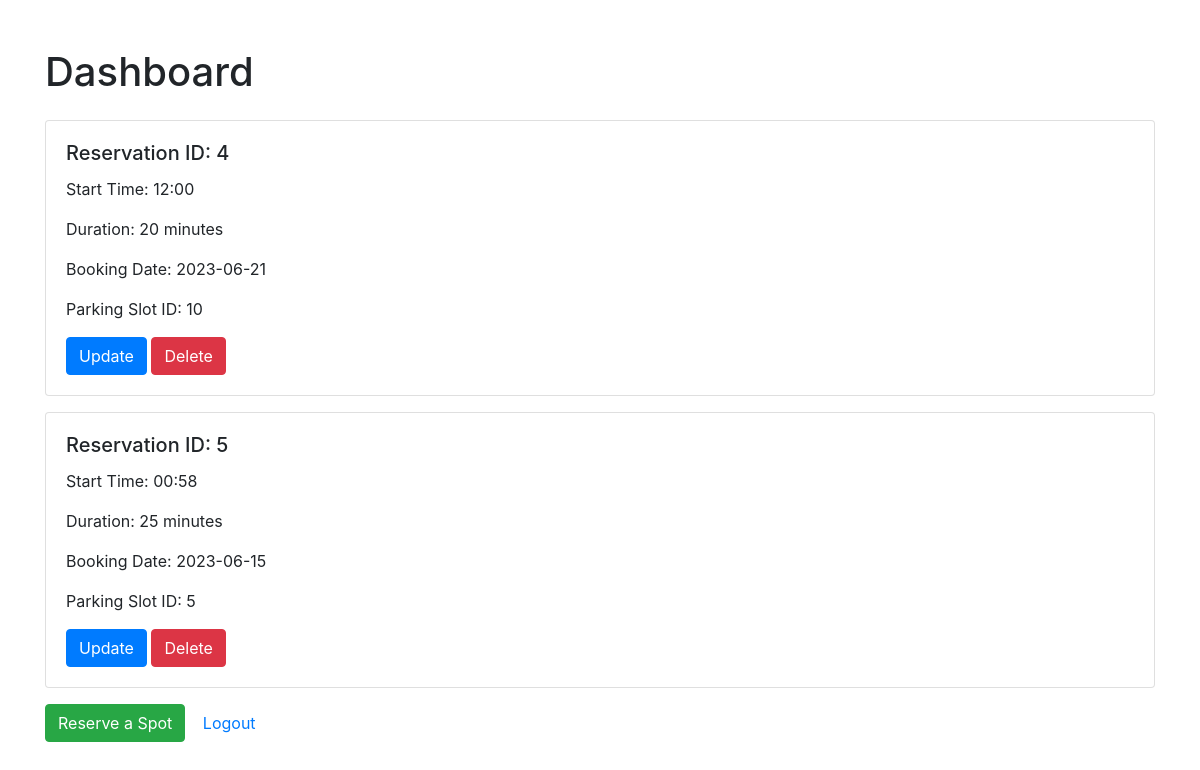
/dashboard (signed in), run on the app's committed database.
### tables this page shows
CREATE TABLE parking_slot_reservation (parking_slot_reservation_id INTEGER PRIMARY KEY AUTOINCREMENT, customer_id INTEGER NOT NULL, start_time TIMESTAMP NOT NULL, duration_in_minutes INTEGER NOT NULL, booking_date DATE NOT NULL, parking_slot_id INTEGER NOT NULL, FOREIGN KEY (customer_id) REFERENCES customer (customer_id), FOREIGN KEY (parking_slot_id) REFERENCES parking_slot (parking_slot_id));

### app.py (the view)
@app.route('/dashboard')
def dashboard():
    if 'customer_id' in session:
        customer_id = session['customer_id']
        conn = sqlite3.connect('parking.db')
        cur = conn.cursor()
        cur.execute('SELECT * FROM parking_slot_reservation WHERE customer_id = ?', (customer_id,))
        reservations = cur.fetchall()
        return render_template('dashboard.html', reservations=reservations)
    else:
        return redirect(url_for('login'))

### templates/dashboard.html (shortened to what this page needs)
<!DOCTYPE html>
<html>
<head>
    <link rel="stylesheet" href="https://stackpath.bootstrapcdn.com/bootstrap/4.5.0/css/bootstrap.min.css">
</head>
<body>
    <div class="container">
        <h1 class="mt-5 mb-4">Dashboard</h1>
        {% for reservation in reservations %}
        <div class="card mb-3">
            <div class="card-body">
                <h5 class="card-title">Reservation ID: {{ reservation[0] }}</h5>
                <p class="card-text">Start Time: {{ reservation[2] }}</p>
                <p class="card-text">Duration: {{ reservation[3] }} minutes</p>
                <p class="card-text">Booking Date: {{ reservation[4] }}</p>
                <p class="card-text">Parking Slot ID: {{ reservation[5] }}</p>
                <a href="{{ url_for('update_reservation', reservation_id=reservation[0]) }}" class="btn btn-primary">Update</a>
                <a href="{{ url_for('delete_reservation', reservation_id=reservation[0]) }}" class="btn btn-danger">Delete</a>
            </div>
        </div>
        {% endfor %}
        <a href="{{ url_for('reserve') }}" class="btn btn-success">Reserve a Spot</a>
        <a href="{{ url_for('logout') }}" class="btn btn-link">Logout</a>
    </div>
</body>
</html>

### data on the page
parking_slot_reservation: parking_slot_reservation_id "4", start_time "12:00", duration_in_minutes "20", booking_date "2023-06-21", parking_slot "10"
parking_slot_reservation: parking_slot_reservation_id "5", start_time "00:58", duration_in_minutes "25", booking_date "2023-06-15", parking_slot "5"
